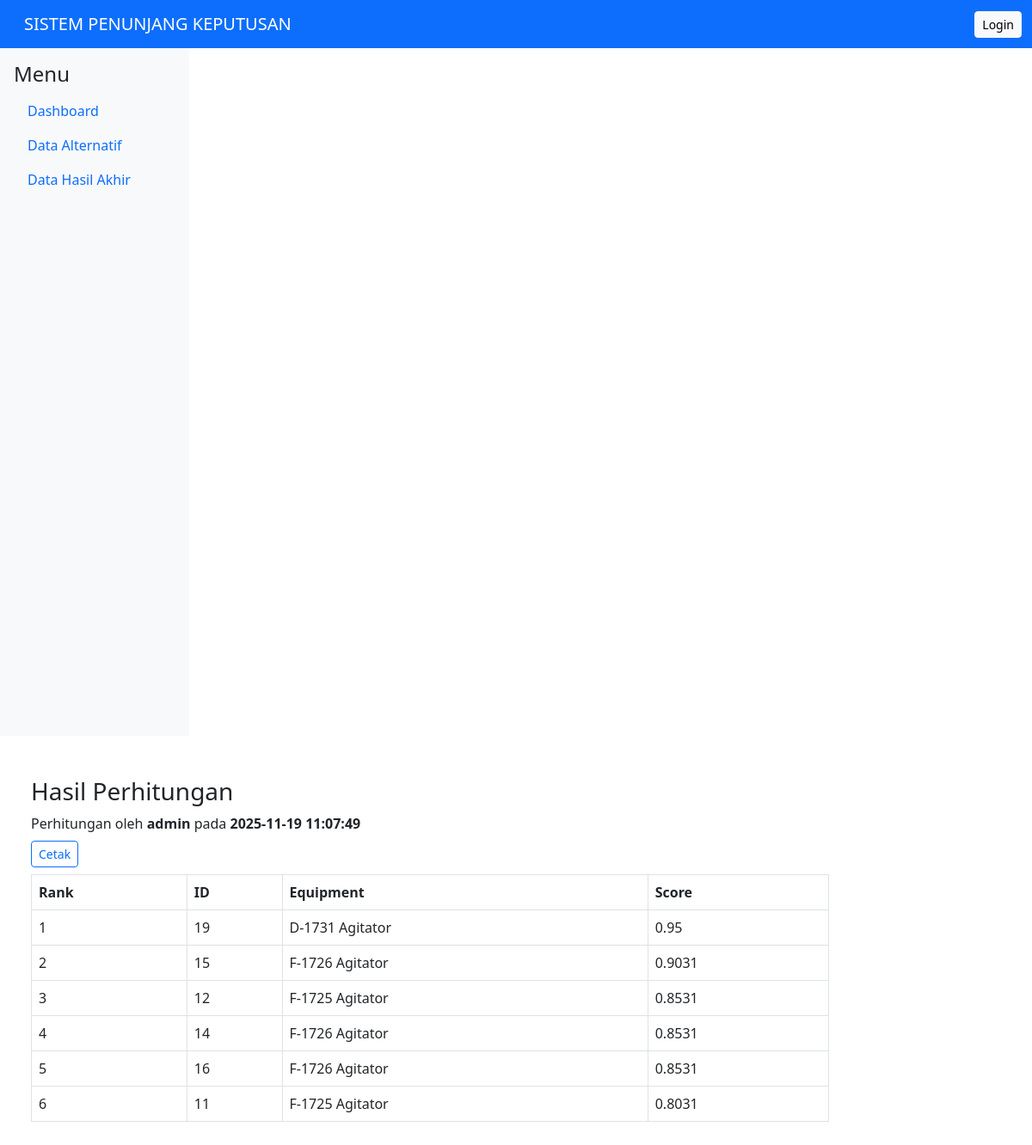
The page /pages/data_hasil.php?history_id=3 on the database its author committed.
### tables this page shows
CREATE TABLE `compute_history` (
  `id_history` int(11) NOT NULL,
  `computed_by` varchar(100) DEFAULT NULL,
  `computed_at` datetime DEFAULT current_timestamp(),
  `filters` text DEFAULT NULL
);

CREATE TABLE `compute_results` (
  `id_result` int(11) NOT NULL,
  `history_id` int(11) NOT NULL,
  `id_equipment` int(11) NOT NULL,
  `score` float NOT NULL,
  `details` text DEFAULT NULL
);

CREATE TABLE `equipment` (
  `id_equipment` int(11) NOT NULL,
  `equipment_name` varchar(100) NOT NULL,
  `id_equipment_class` int(11) NOT NULL,
  `id_grade` int(11) NOT NULL,
  `id_plant` int(11) NOT NULL,
  `id_classification` int(11) NOT NULL,
  `id_inspection_period` int(11) NOT NULL
);

### pages/data_hasil.php (the view, shortened to what this page needs)
<?php
include('../config/db.php'); include('../includes/header.php'); include('../includes/sidebar.php');
?>
<div class="container mt-4">
  <h3>Hasil Perhitungan</h3>
<?php
if (!empty($_GET['history_id'])) {
  $hid = (int)$_GET['history_id'];
  $h = $koneksi->query("SELECT * FROM compute_history WHERE id_history=$hid")->fetch_assoc();
  if (!$h) { echo "<div class='alert alert-warning'>History tidak ditemukan.</div>"; }
  else {
    echo "<div class='mb-2'>Perhitungan oleh <strong>".htmlspecialchars($h['computed_by'])."</strong> pada <strong>".htmlspecialchars($h['computed_at'])."</strong></div>";
    echo "<button class='btn btn-sm btn-outline-primary mb-2' onclick='window.print()'>Cetak</button>";
    echo "<table class='table table-bordered'><thead><tr><th>Rank</th><th>ID</th><th>Equipment</th><th>Score</th></tr></thead><tbody>";
    $q = $koneksi->query("SELECT cr.*, e.equipment_name FROM compute_results cr JOIN equipment e ON cr.id_equipment=e.id_equipment WHERE cr.history_id=$hid ORDER BY cr.score DESC");
    $rank = 1;
    while($row = $q->fetch_assoc()){
      echo "<tr><td>$rank</td><td>{$row['id_equipment']}</td><td>".htmlspecialchars($row['equipment_name'])."</td><td>".round($row['score'],4)."</td></tr>";
      $rank++;
    }
    echo "</tbody></table>";
  }
}
?>
</div>
<?php include('../includes/footer.php'); ?>

### includes/header.php (style rules this page uses)
body { padding-top: 56px; }

### rows shown on the page
compute_history: computed_by "admin", computed_at "2025-11-19 11:07:49"
compute_results: id_equipment "19", id_equipment.equipment_name "D-1731 Agitator", score "0.95"
compute_results: id_equipment "15", id_equipment.equipment_name "F-1726 Agitator", score "0.9031"
compute_results: id_equipment "12", id_equipment.equipment_name "F-1725 Agitator", score "0.8531"
compute_results: id_equipment "14", id_equipment.equipment_name "F-1726 Agitator", score "0.8531"
compute_results: id_equipment "16", id_equipment.equipment_name "F-1726 Agitator", score "0.8531"
compute_results: id_equipment "11", id_equipment.equipment_name "F-1725 Agitator", score "0.8031"
